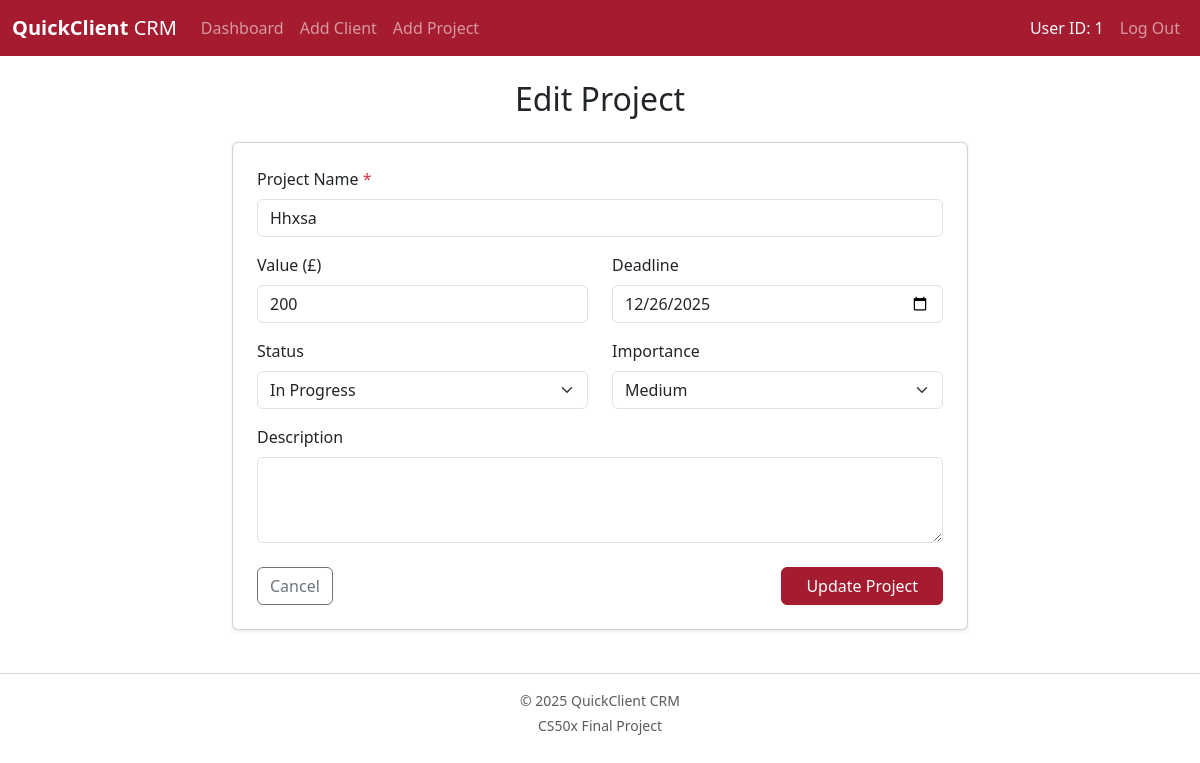
Screenshot of /edit_project/2 (signed in) with the database file from the repository.
### tables this page shows
CREATE TABLE projects (    id INTEGER PRIMARY KEY AUTOINCREMENT NOT NULL,    client_id INTEGER NOT NULL,    name TEXT NOT NULL,    description TEXT,    value NUMERIC DEFAULT 0,    status TEXT,    importance TEXT,    deadline DATE,    FOREIGN KEY (client_id) REFERENCES clients(id) ON DELETE CASCADE);

### app.py (the view, shortened to what this page needs)
@app.route("/edit_project/<int:project_id>", methods=["GET", "POST"])
@login_required
def edit_project(project_id):
    project = db.execute("""
        SELECT projects.*
        FROM projects
        JOIN clients ON projects.client_id = clients.id
        WHERE projects.id = ? AND clients.user_id = ?
    """, project_id, session["user_id"])
    if not project:
        flash("Project not found", "danger")
        return redirect("/")
    project = project[0]
    return render_template("edit_project.html", project=project)

### app.py (called while the page is built)
@app.after_request
def after_request(response):
    response.headers["Cache-Control"] = "no-cache, no-store, must-revalidate"
    response.headers["Expires"] = 0
    response.headers["Pragma"] = "no-cache"
    return response

### helpers.py (called while the page is built)
def login_required(f):
    @wraps(f)
    def decorated_function(*args, **kwargs):
        if session.get("user_id") is None:
            return redirect("/login")
        return f(*args, **kwargs)
    return decorated_function

### templates/edit_project.html (shortened to what this page needs)
{% extends "layout.html" %}
{% block main %}
<div class="row justify-content-center">
    <div class="col-md-8">
        <h2 class="mb-4">Edit Project</h2>
        <div class="card shadow-sm p-4 text-start">
            <form action="/edit_project/{{ project.id }}" method="post">
                <div class="mb-3">
                    <label class="form-label">Project Name <span class="text-danger">*</span></label>
                    <input type="text" class="form-control" name="project_name" value="{{ project.name }}" required>
                </div>
                <div class="row">
                    <div class="col-md-6 mb-3">
                        <label class="form-label">Value (£)</label>
                        <input type="number" class="form-control" name="value" step="0.01" value="{{ project.value }}">
                    </div>
                    <div class="col-md-6 mb-3">
                        <label class="form-label">Deadline</label>
                        <input type="date" class="form-control" name="deadline" value="{{ project.deadline }}">
                    </div>
                </div>
                <div class="row">
                    <div class="col-md-6 mb-3">
                        <label class="form-label">Status</label>
                        <select class="form-select" name="status">
                            <option value="In Progress" {% if project.status == 'In Progress' %}selected{% endif %}>In Progress</option>
                        </select>
                    </div>
                    <div class="col-md-6 mb-3">
                        <label class="form-label">Importance</label>
                        <select class="form-select" name="importance">
                            <option value="Medium" {% if project.importance == 'Medium' %}selected{% endif %}>Medium</option>
                        </select>
                    </div>
                </div>
                <div class="mb-3">
                    <label class="form-label">Description</label>
                    <textarea class="form-control" name="description" rows="3">{{ project.description if project.description }}</textarea>
                </div>
                <div class="d-flex justify-content-between mt-4">
                    <a href="/" class="btn btn-outline-secondary">Cancel</a>
                    <button type="submit" class="btn btn-primary px-4">Update Project</button>
                </div>
            </form>
        </div>
    </div>
</div>
{% endblock %}

### static/styles.css (style rules this page uses)
:root { --bs-primary: #A51C30 !important; --bs-primary-rgb: 165, 28, 48 !important; }
.btn-primary { background-color: #A51C30 !important; border-color: #A51C30 !important; }

### rows the page displays
projects: project_name "Hhxsa", value "200", deadline "12/26/2025", status "In Progress", importance "Medium"

### other values shown
{{ session["user_id"] }} "1"
